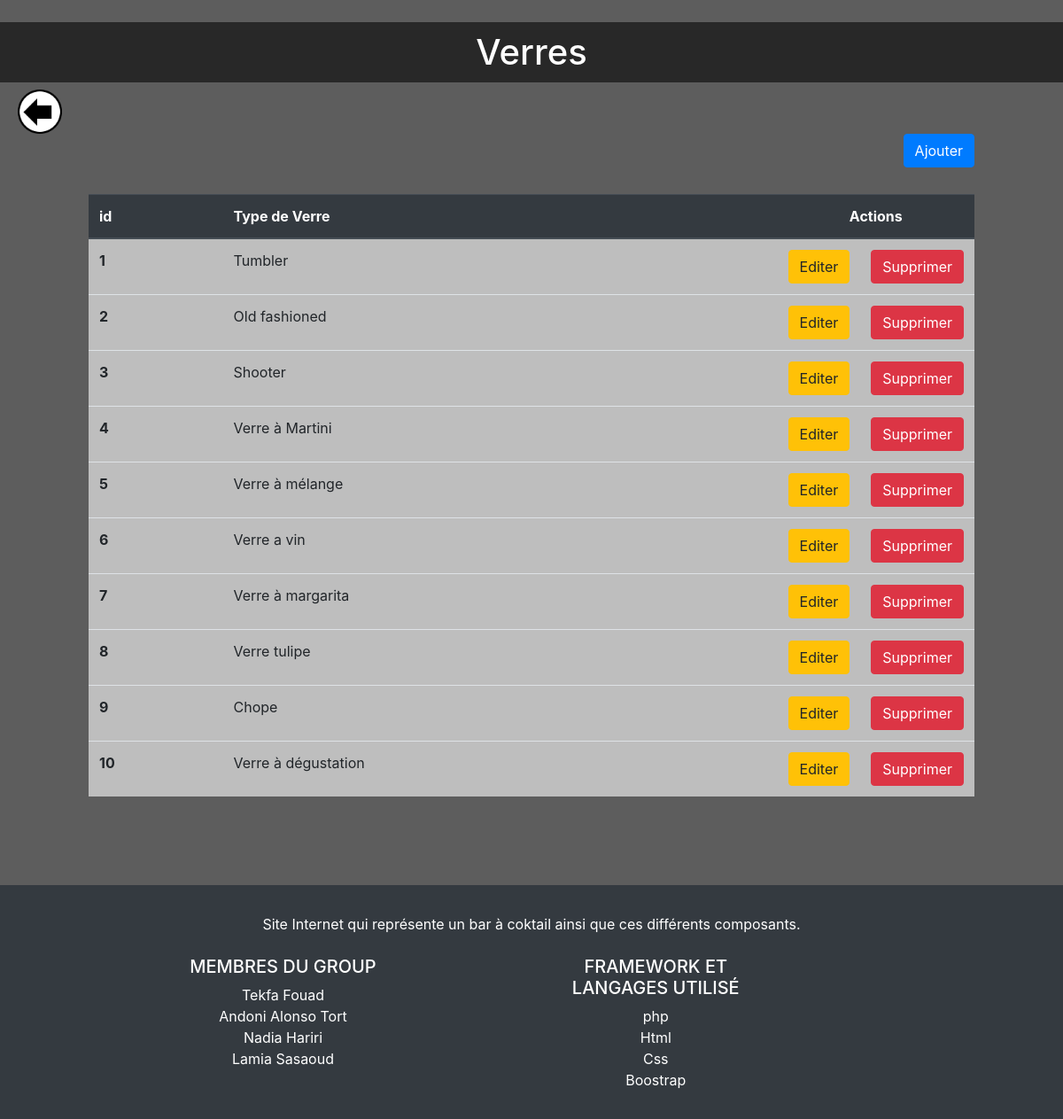
Page /Controlleur/CRUD/CRUD_Verres.php on the committed database.
### tables this page shows
CREATE TABLE  verre  (
   v_id  int(11) PRIMARY KEY AUTO_INCREMENT NOT NULL,
   v_type  varchar(45) NOT NULL
);

### Controlleur/MyPDO.php (called while the page is built, shortened)
<?php
class MyPDO {
    private PDO $pdo;
    private PDOStatement $pdos_selectAll;
    private string $nomTable;
    public function __construct($sgbd, $host, $db, $user, $password, $table='null'){
        $this->pdo = new PDO("mysql:host=".$host.";dbname=".$db, $user, $password);
        $this->pdo->setAttribute(PDO::ATTR_ERRMODE, PDO::ERRMODE_EXCEPTION);
    }
    public function initPDOS_selectAll() {
        $this->pdos_selectAll = $this->pdo->prepare('SELECT * FROM '.$this->nomTable);
    }
    public function getAll(): array {
        $this->getPdosSelectAll()->execute();
        return $this->getPdosSelectAll()->fetchAll(PDO::FETCH_CLASS,
            "bar\Entite".ucfirst($this->getNomTable()));
    }
    public function getPdosSelectAll(): PDOStatement
    {
        return $this->pdos_selectAll;
    }
    public function getNomTable(): string
    {
        return $this->nomTable;
    }
    public function setNomTable(string $nomTable): MyPDO
    {
        $this->nomTable = $nomTable;
        return $this;
    }
}
?>

### Modele/EntiteVerre.php (called while the page is built, shortened)
<?php
class EntiteVerre{
    protected int $v_id;
    protected string $v_type;
    public function getVId(): int
    {
        return $this->v_id;
    }
    public function getVType(): String
    {
        return $this->v_type;
    }
}
?>

### Vue/verres.php (the view, shortened to what this page needs)
<?php
class vueVerres {
    public function getDebutHTML($titre = "Verres", $lienRetour = "../../"): string{
        $res = '<!DOCTYPE html>
            <html lang="en">
            <head>
                    <meta charset="UTF-8">
                    <meta http-equiv="X-UA-Compatible" content="IE=edge">
                    <meta name="viewport" content="width=device-width, initial-scale=1.0">
                    <link rel="stylesheet" href="https://stackpath.bootstrapcdn.com/bootstrap/4.3.1/css/bootstrap.min.css">
                    <link rel="stylesheet" href="../../css/style.css">
                    <link rel="stylesheet" href="../../css/cocktails.css">
                    <title>Cocktails</title>
                </head>
                 <h1>'.$titre.'</h1>
                    <div class="arrow" id="retour">
                    <a href="'.$lienRetour.'"><img src="../../images/retour.png" alt="retour" class="retour" ></a>
                    </i>
                    </div>
                <body>';
        return $res;
    }
    public function getHTMLALL($va) : string {
        $corps = '<div id="informationEntite">
                    <div class="buttonContainer">
                        <form id="insererUtensileFormButton"  method="post" action="?action=creat">
                        <button type="submit" class="btn btn-primary" id="btn_ajouter">Ajouter</button>
                        </form>
                    </div>
                    <div class="tableContainer">
                        <table class="table">
                            <thead class="thead-dark">
                                <tr>
                                    <th scope="col">id</th>
                                    <th scope="col">Type de Verre</th>
                                    <th scope="col" colspan="3" style="text-align: center;">Actions</th>
                                </tr>
                            </thead>
                            <tbody>';
        foreach ($va as $valeur){
            if ($valeur instanceof EntiteVerre) {
                $corps.= '          <tr>
                                    <th scope="row">'. $valeur->getVId() .'</th>
                                    <td class="rowsInformation">'. $valeur->getVType() . '</td>
                                    <td class="td_buttons_actions"><a href="?action=update&v_id='.$valeur->getVId().'">
                                    <button type="button" class="btn btn-warning etapes-btn">Editer</button></a></td>
                                    <td class="td_buttons_actions">
                                    <a href="?action=delete&v_id='.$valeur->getVId().'">
                                    <button type="button" class="btn btn-danger">Supprimer</button></a></td>
                                </tr>';
            }
        }
        $corps.= '      </tbody>
                       </table>
                    </div>
                </div> ';
        return $corps;
    }
}

### css/style.css (style rules this page uses)
h1 { text-align: center; color: white; background-color: rgba(2, 2, 2, 0.575); margin-top: 25px; padding: 10px; }
body { background: rgba(233, 177, 72, 0.603); background-color: rgba(43, 43, 43, 0.76); background-repeat: no-repeat; background-size: cover; color: aliceblue; }
.buttonContainer { display: flex; flex-direction: row-reverse ; }
.buttonContainer button { margin-right: 100px; }
.tableContainer { background-color: rgb(190, 190, 190); margin: 100px; margin-top: 30px; }
td.td_buttons_actions { width: 10px; }
.retour { height: 50px; width: 50px; margin-left: 20px; }

### rows in the picture
verre: v_id "1", v_type "Tumbler"
verre: v_id "2", v_type "Old fashioned"
verre: v_id "3", v_type "Shooter"
verre: v_id "4", v_type "Verre à Martini"
verre: v_id "5", v_type "Verre à mélange"
verre: v_id "6", v_type "Verre a vin"
verre: v_id "7", v_type "Verre à margarita"
verre: v_id "8", v_type "Verre tulipe"
verre: v_id "9", v_type "Chope"
verre: v_id "10", v_type "Verre à dégustation"

### other values in the picture
$titre "Verres"
